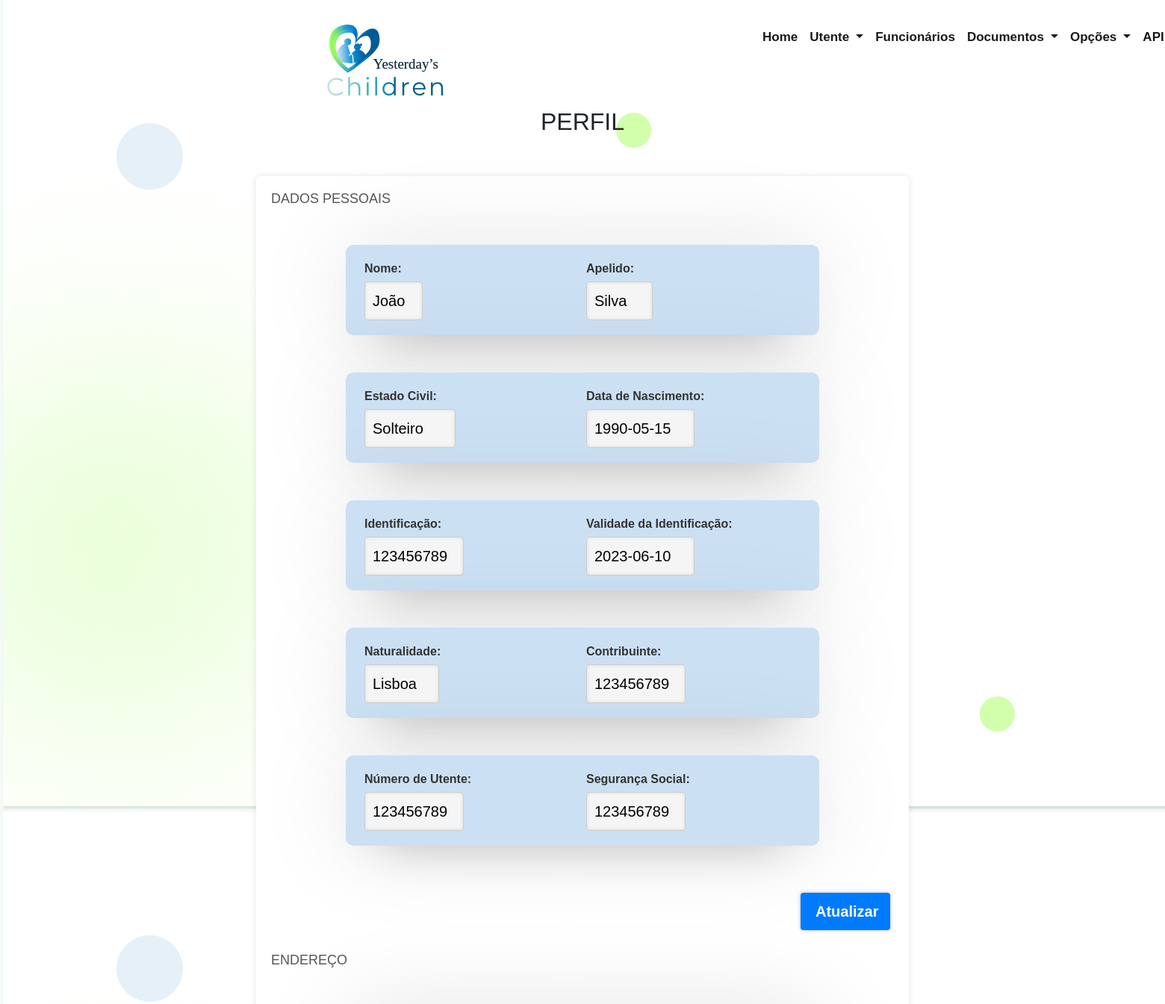
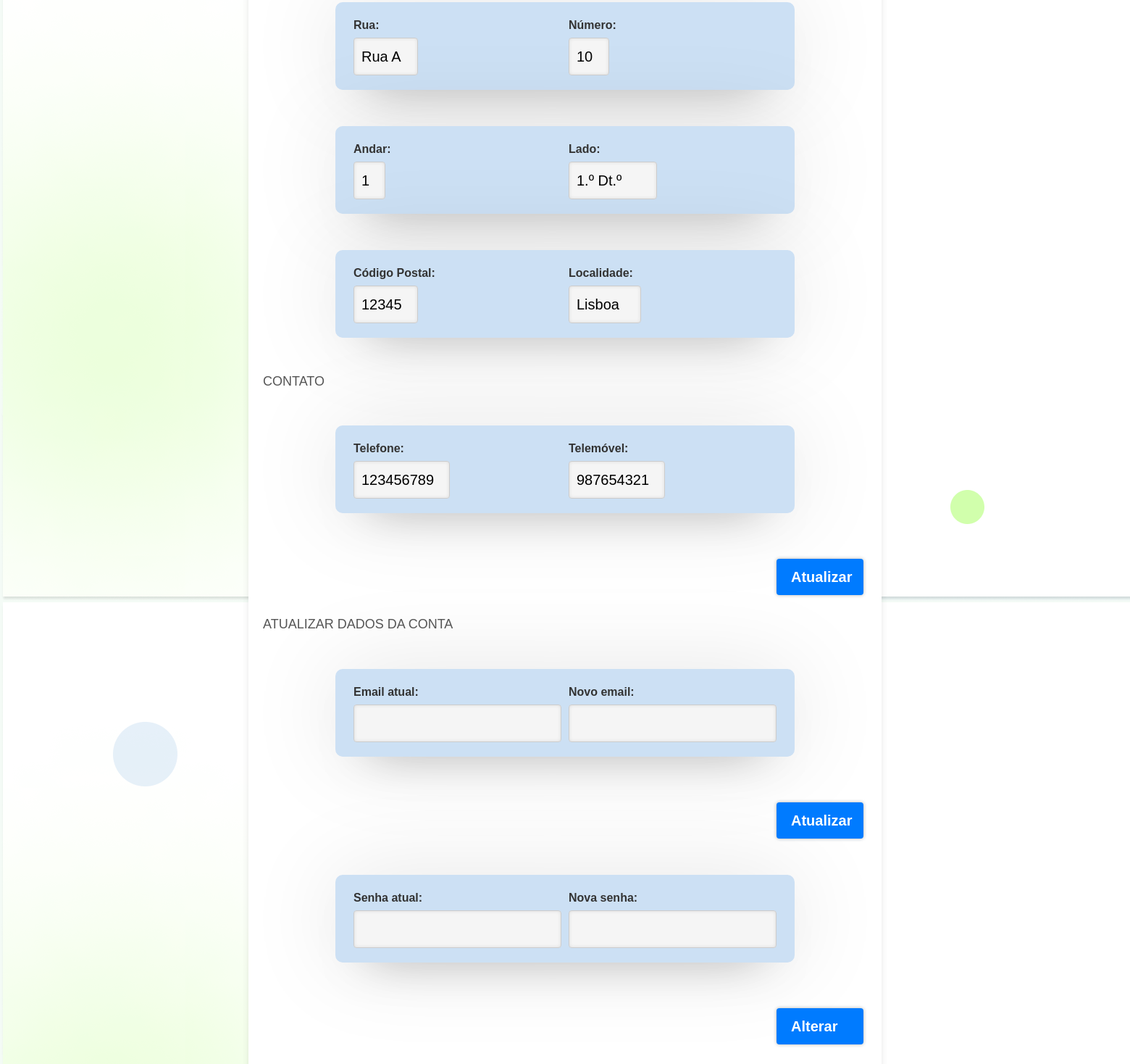
The page /index.php/perfil (signed in) on the database its author committed (2 pictures, top to bottom).
### tables this page shows
CREATE TABLE IF NOT EXISTS `User` (
  `idUser` INT NOT NULL AUTO_INCREMENT,
  `idPerfil` INT NOT NULL,
  `nome` VARCHAR(50) NOT NULL,
  `apelido` VARCHAR(50) NOT NULL,
  `estadoCivil` VARCHAR(10) NULL,
  `dataNascimento` DATE NULL,
  `identificacao` VARCHAR(15) NOT NULL,
  `validadeIdentificacao` DATE NOT NULL,
  `naturalidade` VARCHAR(50) NULL,
  `nif` INT(9) NULL,
  `sns` INT(9) NULL,
  `ss` INT(11) NULL,
  `rua` VARCHAR(100) NOT NULL,
  `numero` SMALLINT(10) NULL,
  `andar` SMALLINT(3) NULL,
  `lado` VARCHAR(15) NULL,
  `cp` VARCHAR(8) NOT NULL,
  `localidade` VARCHAR(50) NOT NULL,
  `telefone` VARCHAR(14) NULL,
  `telemovel` VARCHAR(14) NOT NULL,
  `email` VARCHAR(50) NOT NULL,
  `senha` VARCHAR(255) NOT NULL,
  `dataRegisto` DATETIME NOT NULL DEFAULT CURRENT_TIMESTAMP(),
  `ultModificacao` DATETIME NULL,
  `estado` ENUM("ativo", "inativo") NULL,

  PRIMARY KEY (`idUser`, `nif`, `identificacao`, `sns`, `ss`),
  FOREIGN KEY (`idPerfil`) REFERENCES `Perfil` (`idPerfil`) ON DELETE NO ACTION ON UPDATE NO ACTION
  );

### Core/Controller.php (called while the page is built, shortened)
<?php
class Controller {
    public function carregarTemplate($nomeView, $dadosModel = array(), $dadosModel2 = array()) {
        include 'Views/template.php';
    }
    public function carregarViewNoTemplate($nomeView, $dadosModel = array(), $dadosModel2 = array()){
        $this->dados = $dadosModel;
        include 'Views/'.$nomeView . '.php';
    }
}

### Controllers/PerfilController.php (called while the page is built, shortened)
<?php
class PerfilController extends Controller{
    public function index(){
        $dados = new User();
        $dados = $dados->obterUser($_SESSION['idUser']);
        $this->carregarTemplate("perfil", $dados);
    }
}
?>

### Core/Core.php (called while the page is built, shortened)
<?php
class Core
{
    public $metodo;
    public $parametros = array();
    public function __construct()
    {
        $this->run();
    }
    public function path()
    {
        if (isset($_SERVER["REQUEST_METHOD"]) && $_SERVER["REQUEST_METHOD"] == "POST") {
            define("API", false);
            $url = str_replace("index.php", "Views", $_SERVER['PHP_SELF']);
            $url = explode("/", $url);
            if (end($url) == "at") {
                $url = array_slice($url, -5, 5);
                if ($url[2] == 'form') {
                    $controller = ucfirst($url[0]) . "Controller";
                    $c = new $controller;
                    call_user_func_array(array($c, $url[1]), array(array("form" => true, "idUserUtente" => $url[3])));
                }
            } else {
                $end = array_slice($url, -2, 1);
                if ($end[0] == "form") {
                    $url = array_slice($url, -4, 4);
                    if ($url[2] == 'form') {
                        $controller = ucfirst($url[0]) . "Controller";
                        $c = new $controller;
                        call_user_func_array(array($c, $url[1]), array(array("form" => true)));
                    }
                } else {
                    $url = array_slice($url, -3, 3);
                    if ($url[2] == 'form') {
                        $controller = ucfirst($url[0]) . "Controller";
                        $c = new $controller;
                        call_user_func_array(array($c, $url[1]), array(array("form" => true)));
                    }
                }
            }
        } else {
            if (isset($_SERVER['REQUEST_URI'])) {
                $url = $_SERVER['REQUEST_URI'];
            }
            if (!empty($url)) {
                $url = explode('/', trim($url, '/'));
                if (count($url) > 2) {
                    if ($url[0] == 'Gaan') {
                        array_shift($url);
                    }
                    if ($url[0] == 'index.php') {
                        array_shift($url);
                    }
                    if (count($url) > 0) {
                        array_shift($url);
                        if (count($url) > 0) {
                            $this->metodo = str_replace("-", "_", lcfirst($url[0]));
                            array_shift($url);
                        } else {
                            $this->metodo = 'index';
                        }
                    } else {
                        $this->controller = 'HomeController';
                        $this->metodo = 'index';
                    }
                } else {
                    $this->controller = 'HomeController';
                    $this->metodo = 'index';
                }
            } else {
                $this->controller = 'HomeController';
                $this->metodo = 'index';
            }
        }
    }
    public function run()
    {
        $c = new $this->controller;
        call_user_func_array(array($c, $this->metodo), array($this->parametros));
    }
}

### index.php (called while the page is built, shortened)
<?php
$c = new Core();

### Models/User.php (called while the page is built, shortened)
<?php
require_once('Conexao.php');
class User extends Conexao
{
    private $con;
    public function __construct()
    {
        $this->con = Conexao::getConexao();
    }
    public function obterUser($id)
    {
        $cmd = $this->con->prepare("SELECT * FROM User INNER JOIN Perfil ON Perfil.idPerfil = User.idPerfil WHERE User.idUser = ? ");
        $cmd->bindParam(1, $id);
        $cmd->execute();
        if ($cmd->rowCount() > 0) {
            $dados = $cmd->fetch(PDO::FETCH_ASSOC);
            return $dados;
        } else {
            return false;
        }
    }
}
?>

### Models/Conexao.php (called while the page is built, shortened)
<?php
class Conexao
{
    private static $instance;
    public static function getConexao()
    {
        if (!isset(self::$instance)) {
            $dbname = 'Gaan';
            $host = 'localhost';
            $user = 'root';
            $pass = '';
            try {
                self::$instance = new PDO('mysql:dbname=' . $dbname . ';host=' . $host, $user, $pass);
                if(self::$instance){
                    return self::$instance;
                }else{
                    echo "<h1>CONEXÃO NÃO REALIZADA</h1>";
                    exit();
                }
            } catch (Exception $e) {
                echo 'Error: ' . $e->getMessage();
            }
        }else{
            return self::$instance;
        }
    }
}

### Views/perfil.php (the view, shortened to what this page needs)
<div class="container-fluid p-3 text-center">
    <h2>perfil</h2>
</div>
<div class="container2">
    <div id="form">
        <section class="section dados-pessoais">
            <h2>Dados Pessoais</h2>
            <section class="groupSection">
                <section class="subGroupSection">
                    <label for="nome" class="required-label">Nome:</label>
                    <input type="text" id="nome" name="nome" value="<?= $this->dados['nome'] ?>" readonly required
                        ondblclick="toggleEditability(this)">
                </section>
                <section class="subGroupSection">
                    <label for="apelido" class="required-label">Apelido:</label>
                    <input type="text" id="apelido" name="apelido" value="<?= $this->dados['apelido'] ?>" readonly
                        required ondblclick="toggleEditability(this)">
                </section>
            </section>
            <section class="groupSection">
                <section class="subGroupSection">
                    <label for="estadoCivil">Estado Civil:</label>
                    <input type="text" id="estadoCivil" name="estadoCivil" value="<?= $this->dados['estadoCivil'] ?>"
                        readonly ondblclick="toggleEditability(this)">
                </section>
                <section class="subGroupSection">
                    <label for="dataNascimento">Data de Nascimento:</label>
                    <input type="text" id="dataNascimento" name="dataNascimento"
                        value="<?= $this->dados['dataNascimento'] ?>" readonly ondblclick="toggleEditability(this)">
                </section>
            </section>
            <section class="groupSection">
                <section class="subGroupSection">
                    <label for="identificacao" class="required-label">Identificação:</label>
                    <input type="text" id="identificacao" name="identificacao"
                        value="<?= $this->dados['identificacao'] ?>" readonly required
                        ondblclick="toggleEditability(this)">
                </section>
                <section class="subGroupSection">
                    <label for="validadeIdentificacao" class="required-label">Validade da Identificação:</label>
                    <input type="text" id="validadeIdentificacao" name="validadeIdentificacao"
                        value="<?= $this->dados['validadeIdentificacao'] ?>" readonly required
                        ondblclick="toggleEditability(this)">
                </section>
            </section>
            <section class="groupSection">
                <section class="subGroupSection">
                    <label for="naturalidade" class="required-label">Naturalidade:</label>
                    <input type="text" id="naturalidade" name="naturalidade" value="<?= $this->dados['naturalidade'] ?>"
                        readonly required ondblclick="toggleEditability(this)">
                </section>
                <section class="subGroupSection">
                    <label for="nif" class="required-label">Contribuinte:</label>
                    <input type="text" id="nif" name="nif" value="<?= $this->dados['nif'] ?>" readonly required
                        ondblclick="toggleEditability(this)">
                </section>
            </section>
            <section class="groupSection">
                <section class="subGroupSection">
                    <label for="sns" class="required-label">Número de Utente:</label>
                    <input type="text" id="sns" name="sns" value="<?= $this->dados['sns'] ?>" readonly required
                        ondblclick="toggleEditability(this)">
                </section>
                <section class="subGroupSection">
                    <label for="ss" class="required-label">Segurança Social:</label>
                    <input type="text" id="ss" name="ss" value="<?= $this->dados['ss'] ?>" readonly required
                        ondblclick="toggleEditability(this)">
                </section>
            </section>
            <section class="buttonSection">
                <button class="atualizar-button" onclick="atualizar('dados-pessoais')">Atualizar</button>
            </section>
        </section>
        <section class="section endereco">
            <section>
                <h2>Endereço</h2>
                <section class="groupSection">
                    <section class="subGroupSection">
                        <label for="rua" class="required-label">Rua:</label>
                        <input type="text" id="rua" name="rua" value="<?= $this->dados['rua'] ?>" readonly required
                            ondblclick="toggleEditability(this)">
                    </section>
                    <section class="subGroupSection">
                        <label for="numero">Número:</label>
                        <input type="text" id="numero" name="numero" value="<?= $this->dados['numero'] ?>" readonly
                            ondblclick="toggleEditability(this)">
                    </section>
                </section>
                <section class="groupSection">
                    <section class="subGroupSection">
                        <label for="andar">Andar:</label>
                        <input type="text" id="andar" name="andar" value="<?= $this->dados['andar'] ?>" readonly
                            ondblclick="toggleEditability(this)">
                    </section>
                    <section class="subGroupSection">
                        <label for="lado">Lado:</label>
                        <input type="text" id="lado" name="lado" value="<?= $this->dados['lado'] ?>" readonly
                            ondblclick="toggleEditability(this)">
                    </section>
                </section>
                <section class="groupSection">
                    <section class="subGroupSection">
                        <label for="cp" class="required-label">Código Postal:</label>
                        <input type="text" id="cp" name="cp" value="<?= $this->dados['cp'] ?>" readonly required
                            ondblclick="toggleEditability(this)">
                    </section>
                    <section class="subGroupSection">
                        <label for="localidade" class="required-label">Localidade:</label>
                        <input type="text" id="localidade" name="localidade" value="<?= $this->dados['localidade'] ?>"
                            readonly required ondblclick="toggleEditability(this)">
                    </section>
                </section>
            </section>
            <section>
                <h2>Contato</h2>
                <section class="groupSection">
                    <section class="subGroupSection">
                        <label for="telefone">Telefone:</label>
                        <input type="text" id="telefone" name="telefone" value="<?= $this->dados['telefone'] ?>" readonly
                            ondblclick="toggleEditability(this)">
                    </section>
                    <section class="subGroupSection">
                        <label for="telemovel" class="required-label">Telemóvel:</label>
                        <input type="text" id="telemovel" name="telemovel" value="<?= $this->dados['telemovel'] ?>"
                            readonly required ondblclick="toggleEditability(this)">
                    </section>
                </section>
            </section>
            <section class="buttonSection">
                <button class="atualizar-button" onclick="atualizar('endereco')">Atualizar</button>
            </section>
        </section>
        <section class="section senha-perfil">
            <h2>Atualizar dados da conta</h2>
            <section class="groupSection email" style="justify-content:left !important">
                <section class="subGroupSection">
                    <label for="email" class="required-label">Email atual:</label>
                    <input type="email" id="email" name="email" required>
                </section>
                <section class="subGroupSection">
                    <label for="confEmail" class="required-label">Novo email:</label>
                    <input type="email" id="confEmail" name="confEmail" required>
                </section>
            </section>
            <section class="buttonSection">
                <button class="atualizar-button" onclick="atualizar('email')">Atualizar</button>
            </section>
            <section class="groupSection senha">
                <section class="subGroupSection">
                    <label for="senha" class="required-label">Senha atual:</label>
                    <input type="password" id="senha" name="senha" required>
                </section>
                <section class="subGroupSection">
                    <label for="confSenha" class="required-label">Nova senha:</label>
                    <input type="password" id="confSenha" name="confSenha" required>
                </section>
            </section>
            <section class="buttonSection">
                <button class="atualizar-button" onclick="atualizar('senha')">Alterar</button>
            </section>
        </section>
    </div>
</div>

### rows shown on the page
user: nome "João", apelido "Silva", estadoCivil "Solteiro", dataNascimento "1990-05-15", identificacao "123456789", validadeIdentificacao "2023-06-10", naturalidade "Lisboa", nif "123456789", sns "123456789", ss "123456789", rua "Rua A", numero "10", andar "1", lado "1.º Dt.º", cp "12345", localidade "Lisboa", telefone "123456789", telemovel "987654321"
